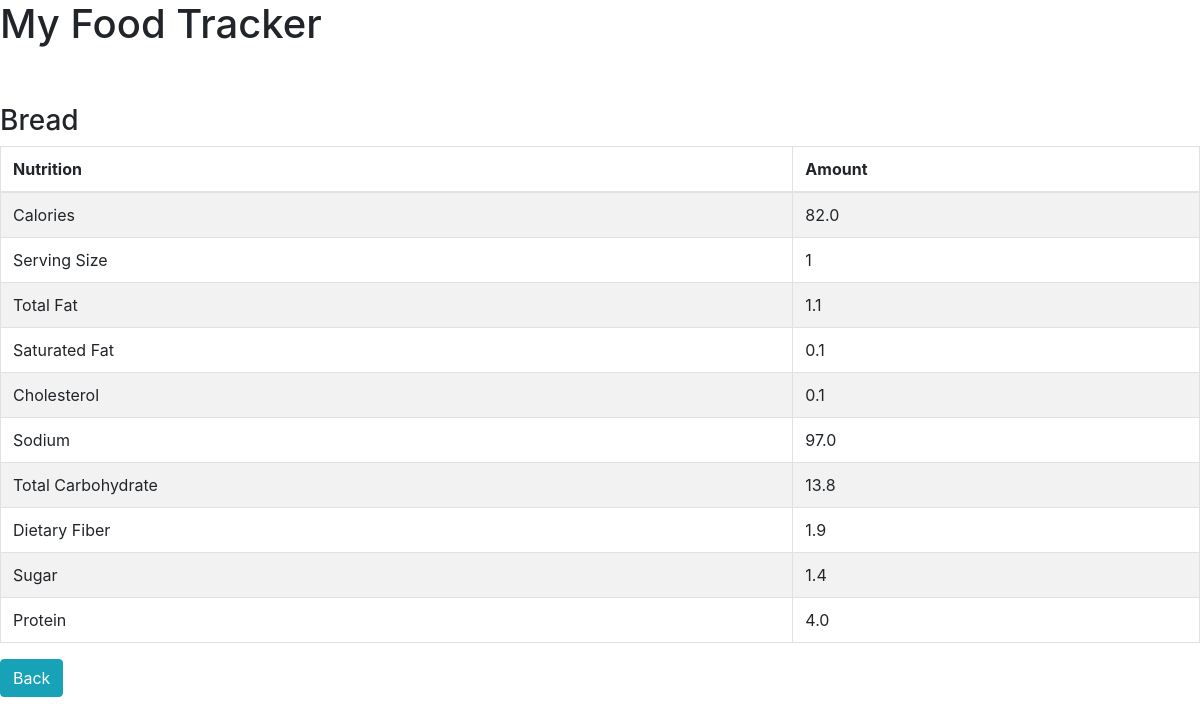
The page /view_meal/1 on the database its author committed.
### food/models.py (models this page shows, shortened)
class Meal(models.Model):
	BREAKFAST = 1
	MORNING_SNACK = 2
	LUNCH = 3
	AFTERNOON_SNACK = 4
	DINNER = 5
	EVENING_SNACK = 6
	MEAL_TIME_TYPES = (
		(BREAKFAST, "Breakfast"),
		(MORNING_SNACK, "Morning Snack"),
		(LUNCH, "Lunch"),
		(AFTERNOON_SNACK, "Afternoon Snack"),
		(DINNER, "Dinner"),
		(EVENING_SNACK, "Evening Snack")
	)
	food = models.ForeignKey(Food, verbose_name="Food" , on_delete = models.CASCADE)
	serving_size = models.IntegerField(verbose_name="Serving Size")
	meal_time = models.IntegerField(verbose_name="Meal Time", choices=MEAL_TIME_TYPES)
	def get_total_calories(self):
		return self.serving_size * self.food.calories
	def get_total_total_fat(self):
		return self.serving_size * self.food.total_fat
	def get_total_saturated_fat(self):
		return self.serving_size * self.food.saturated_fat
	def get_total_cholesterol(self):
		return self.serving_size * self.food.cholesterol
	def get_total_sodium(self):
		return self.serving_size * self.food.sodium
	def get_total_total_carbohydrate(self):
		return self.serving_size * self.food.total_carbohydrate
	def get_total_dietary_fiber(self):
		return self.serving_size * self.food.dietary_fibre
	def get_total_sugar(self):
		return self.serving_size * self.food.sugar
	def get_total_protein(self):
		return self.serving_size * self.food.protein

class Food(models.Model):
	name = models.CharField(verbose_name="Food Name", max_length=200)
	calories = models.FloatField(verbose_name="Calories (kcal)")
	total_fat = models.FloatField(verbose_name="Total Fat (g)")
	saturated_fat = models.FloatField(verbose_name="Saturated Fat (g)")
	cholesterol = models.FloatField(verbose_name="Cholesterol (mg)")
	sodium = models.FloatField(verbose_name="Sodium (mg)")
	total_carbohydrate = models.FloatField(verbose_name="Total Carbohydrate (g)")
	dietary_fibre = models.FloatField(verbose_name="Dietary Fibre (g)")
	sugar = models.FloatField(verbose_name="Sugar (g)")
	protein = models.FloatField(verbose_name="Protein (g)")

### food/views.py (the view)
# urls.py: url(r'^view_meal/(?P<meal_id>\d+)$', view_meal, name='view-meal'),
def view_meal(request, meal_id):
	template = "view_meal.html"
	meal = Meal.objects.get(id=int(meal_id))
	context = {
		'meal': meal,
	}
	return render(request, template, context)

### templates/view_meal.html (shortened to what this page needs)
<html>
	<head>
		<link rel="stylesheet" href="https://stackpath.bootstrapcdn.com/bootstrap/4.1.1/css/bootstrap.min.css">
	</head>
	<body>
		<h1>My Food Tracker</h1> <br /><br />
		<h3>{{meal.food.name}}</h3>
		<table class="table table-striped table-bordered">
			<thead>
				<tr>
					<th>Nutrition</th>
					<th>Amount</th>
				</tr>
			</thead>
			<tbody>
				<tr>
					<td>Calories</td>
					<td>{{ meal.get_total_calories }}</td>
				</tr>
				<tr>
					<td>Serving Size</td>
					<td>{{ meal.serving_size }}</td>
				</tr>
				<tr>
					<td>Total Fat</td>
					<td>{{ meal.get_total_total_fat }}</td>
				</tr>
				<tr>
					<td>Saturated Fat</td>
					<td>{{ meal.get_total_saturated_fat }}</td>
				</tr>
				<tr>
					<td>Cholesterol</td>
					<td>{{ meal.get_total_cholesterol }}</td>
				</tr>
				<tr>
					<td>Sodium</td>
					<td>{{ meal.get_total_sodium }}</td>
				</tr>
				<tr>
					<td>Total Carbohydrate</td>
					<td>{{ meal.get_total_total_carbohydrate }}</td>
				</tr>
				<tr>
					<td>Dietary Fiber</td>
					<td>{{ meal.get_total_dietary_fiber }}</td>
				</tr>
				<tr>
					<td>Sugar</td>
					<td>{{ meal.get_total_sugar }}</td>
				</tr>
				<tr>
					<td>Protein</td>
					<td>{{ meal.get_total_protein }}</td>
				</tr>
			</tbody>
		</table>
		<a href="{% url "food:index" %}" class="btn btn-info">Back</a>
	</body>
</html>

### rows shown on the page
Meal: food.name "Bread", get_total_calories "82.0", serving_size "1", get_total_total_fat "1.1", get_total_saturated_fat "0.1", get_total_cholesterol "0.1", get_total_sodium "97.0", get_total_total_carbohydrate "13.8", get_total_dietary_fiber "1.9", get_total_sugar "1.4", get_total_protein "4.0"
